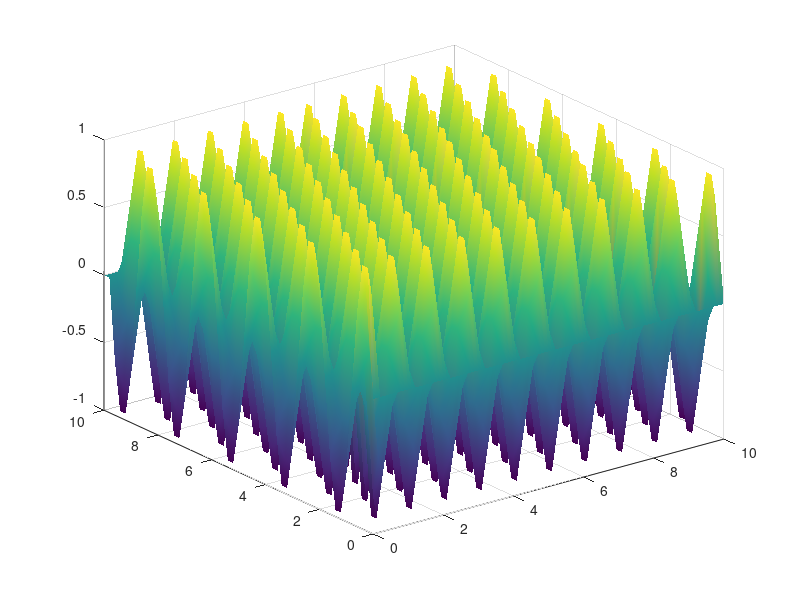

Here is the MATLAB script that generated this plot:
clear all;

m = 50;
N = 100;

%Dominio
L = 10;
h = L/m
x=0:h:L

%Tiempo
T=10;
k = T/N
t =0:k:T

%Variables
wn = zeros(m+1,N+1);
alpha = 2

%Parametros
lam = (alpha*k)/h;

%funcion
f = @(x) sin(pi*x);

%Condiciones iniciales
wn(1,1)=f(1);
wn(m,1)=f(L)

for i=2:m-1;
    wn(i,1)=f(i*h);
    wn(i,2)=(1-lam^2)*f(i*h)+(0.5)*(lam^2)*(f((i+1)*h)+f((i-1)*h));
end

    
for j=2:N-1;
   for i=2:m-1;
      wn(i,j+1)=2*(1-lam^2)*wn(i,j)+(lam^2)*( wn(i+1,j)+wn(i-1,j) )-wn(i,j-1);
   end
end

set(gcf,'color','w');
surf(t,x,wn);
shading interp;
grid on;